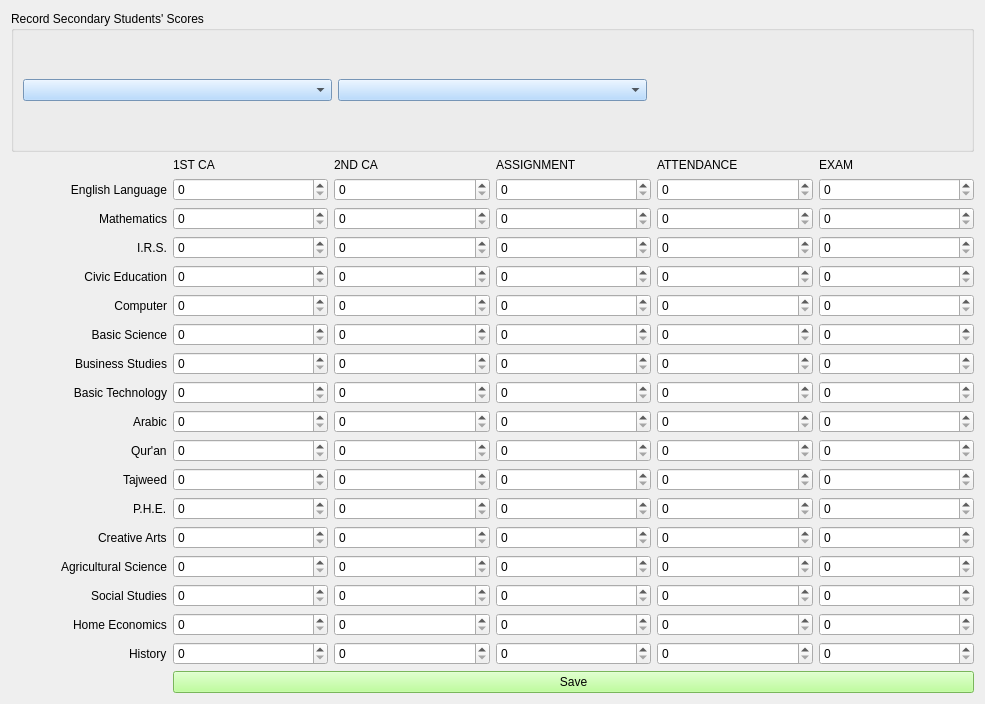
<?xml version="1.0" encoding="UTF-8"?>
<ui version="4.0">
 <class>SecScoreRecForm</class>
 <widget class="QWidget" name="SecScoreRecForm">
  <property name="geometry">
   <rect>
    <x>0</x>
    <y>0</y>
    <width>985</width>
    <height>704</height>
   </rect>
  </property>
  <property name="windowTitle">
   <string>Junior Secondary Scores (First Term)</string>
  </property>
  <property name="windowIcon">
   <iconset>
    <normaloff>score_icon.png</normaloff>score_icon.png</iconset>
  </property>
  <property name="styleSheet">
   <string notr="true">font: 12pt &quot;MS Shell Dlg 2&quot;;

QPushButton{
background-color: rgb(170, 255, 127);
}
</string>
  </property>
  <layout class="QHBoxLayout" name="horizontalLayout_2">
   <item>
    <layout class="QVBoxLayout" name="verticalLayout_3">
     <item>
      <widget class="QGroupBox" name="groupBox">
       <property name="styleSheet">
        <string notr="true">QComboBox{
background-color: rgb(165, 209, 255);
}</string>
       </property>
       <property name="title">
        <string>Record Secondary Students' Scores</string>
       </property>
       <layout class="QHBoxLayout" name="horizontalLayout">
        <item>
         <widget class="QComboBox" name="class_comboBox"/>
        </item>
        <item>
         <widget class="QComboBox" name="stud_adm_no_comboBox"/>
        </item>
        <item>
         <widget class="QLabel" name="name_label">
          <property name="styleSheet">
           <string notr="true">QComboBox{
background-color: rgb(166, 180, 255);
}</string>
          </property>
          <property name="text">
           <string/>
          </property>
         </widget>
        </item>
       </layout>
      </widget>
     </item>
     <item>
      <layout class="QVBoxLayout" name="verticalLayout_2">
       <item>
        <layout class="QVBoxLayout" name="verticalLayout">
         <item>
          <layout class="QGridLayout" name="gridLayout">
           <item row="0" column="6">
            <widget class="QLabel" name="label_4">
             <property name="text">
              <string>EXAM</string>
             </property>
            </widget>
           </item>
           <item row="6" column="4">
            <widget class="QDoubleSpinBox" name="civic_ass_spin">
             <property name="decimals">
              <number>0</number>
             </property>
            </widget>
           </item>
           <item row="20" column="0" alignment="Qt::AlignRight">
            <widget class="QLabel" name="label_15">
             <property name="text">
              <string>Social Studies</string>
             </property>
            </widget>
           </item>
           <item row="9" column="0">
            <widget class="QLabel" name="label_19">
             <property name="text">
              <string>Basic Science</string>
             </property>
             <property name="alignment">
              <set>Qt::AlignRight|Qt::AlignTrailing|Qt::AlignVCenter</set>
             </property>
            </widget>
           </item>
           <item row="9" column="5">
            <widget class="QDoubleSpinBox" name="basic_att_spin">
             <property name="decimals">
              <number>0</number>
             </property>
            </widget>
           </item>
           <item row="5" column="5">
            <widget class="QDoubleSpinBox" name="irs_att_spin">
             <property name="decimals">
              <number>0</number>
             </property>
            </widget>
           </item>
           <item row="9" column="4">
            <widget class="QDoubleSpinBox" name="basic_ass_spin">
             <property name="decimals">
              <number>0</number>
             </property>
            </widget>
           </item>
           <item row="10" column="4">
            <widget class="QSpinBox" name="business_ass_spin"/>
           </item>
           <item row="14" column="6">
            <widget class="QSpinBox" name="arabic_exam_spin"/>
           </item>
           <item row="17" column="4">
            <widget class="QSpinBox" name="phe_ass_spin"/>
           </item>
           <item row="1" column="6">
            <widget class="QDoubleSpinBox" name="eng_exam_spin">
             <property name="decimals">
              <number>0</number>
             </property>
            </widget>
           </item>
           <item row="16" column="5">
            <widget class="QSpinBox" name="tajweed_att_spin"/>
           </item>
           <item row="15" column="5">
            <widget class="QSpinBox" name="qur_att_spin"/>
           </item>
           <item row="16" column="3">
            <widget class="QSpinBox" name="tajweed_c2_spin"/>
           </item>
           <item row="17" column="6">
            <widget class="QSpinBox" name="phe_exam_spin"/>
           </item>
           <item row="18" column="2">
            <widget class="QSpinBox" name="creative_c1_spin"/>
           </item>
           <item row="7" column="5">
            <widget class="QDoubleSpinBox" name="computer_att_spin">
             <property name="decimals">
              <number>0</number>
             </property>
            </widget>
           </item>
           <item row="10" column="6">
            <widget class="QSpinBox" name="business_exam_spin"/>
           </item>
           <item row="20" column="4">
            <widget class="QSpinBox" name="social_ass_spin"/>
           </item>
           <item row="16" column="0" alignment="Qt::AlignRight">
            <widget class="QLabel" name="label_11">
             <property name="text">
              <string>Tajweed</string>
             </property>
            </widget>
           </item>
           <item row="0" column="5">
            <widget class="QLabel" name="label_9">
             <property name="text">
              <string>ATTENDANCE</string>
             </property>
            </widget>
           </item>
           <item row="3" column="5">
            <widget class="QDoubleSpinBox" name="math_att_spin">
             <property name="decimals">
              <number>0</number>
             </property>
            </widget>
           </item>
           <item row="17" column="2">
            <widget class="QSpinBox" name="phe_c1_spin"/>
           </item>
           <item row="9" column="6">
            <widget class="QDoubleSpinBox" name="basic_exam_spin">
             <property name="decimals">
              <number>0</number>
             </property>
            </widget>
           </item>
           <item row="21" column="2">
            <widget class="QSpinBox" name="home_c1_spin"/>
           </item>
           <item row="0" column="4">
            <widget class="QLabel" name="label_7">
             <property name="text">
              <string>ASSIGNMENT</string>
             </property>
            </widget>
           </item>
           <item row="5" column="0">
            <widget class="QLabel" name="label_3">
             <property name="text">
              <string>I.R.S.</string>
             </property>
             <property name="alignment">
              <set>Qt::AlignRight|Qt::AlignTrailing|Qt::AlignVCenter</set>
             </property>
            </widget>
           </item>
           <item row="10" column="3">
            <widget class="QDoubleSpinBox" name="business_c2_spin">
             <property name="decimals">
              <number>0</number>
             </property>
            </widget>
           </item>
           <item row="13" column="4">
            <widget class="QSpinBox" name="tech_ass_spin"/>
           </item>
           <item row="9" column="3">
            <widget class="QDoubleSpinBox" name="basic_c2_spin">
             <property name="decimals">
              <number>0</number>
             </property>
            </widget>
           </item>
           <item row="13" column="6">
            <widget class="QSpinBox" name="tech_exam_spin"/>
           </item>
           <item row="14" column="4">
            <widget class="QSpinBox" name="arabic_ass_spin"/>
           </item>
           <item row="10" column="0">
            <widget class="QLabel" name="label_16">
             <property name="text">
              <string>Business Studies</string>
             </property>
             <property name="alignment">
              <set>Qt::AlignRight|Qt::AlignTrailing|Qt::AlignVCenter</set>
             </property>
            </widget>
           </item>
           <item row="10" column="2">
            <widget class="QDoubleSpinBox" name="business_c1_spin">
             <property name="decimals">
              <number>0</number>
             </property>
            </widget>
           </item>
           <item row="13" column="0">
            <widget class="QLabel" name="label_28">
             <property name="text">
              <string>Basic Technology</string>
             </property>
             <property name="alignment">
              <set>Qt::AlignRight|Qt::AlignTrailing|Qt::AlignVCenter</set>
             </property>
            </widget>
           </item>
           <item row="6" column="0">
            <widget class="QLabel" name="label_21">
             <property name="text">
              <string>Civic Education</string>
             </property>
             <property name="alignment">
              <set>Qt::AlignRight|Qt::AlignTrailing|Qt::AlignVCenter</set>
             </property>
            </widget>
           </item>
           <item row="18" column="6">
            <widget class="QSpinBox" name="creative_exam_spin"/>
           </item>
           <item row="15" column="2">
            <widget class="QSpinBox" name="qur_c1_spin"/>
           </item>
           <item row="14" column="3">
            <widget class="QSpinBox" name="arabic_c2_spin"/>
           </item>
           <item row="19" column="6">
            <widget class="QSpinBox" name="agric_exam_spin"/>
           </item>
           <item row="21" column="0" alignment="Qt::AlignRight">
            <widget class="QLabel" name="label_17">
             <property name="text">
              <string>Home Economics</string>
             </property>
            </widget>
           </item>
           <item row="19" column="3">
            <widget class="QSpinBox" name="agric_c2_spin"/>
           </item>
           <item row="0" column="3">
            <widget class="QLabel" name="label_5">
             <property name="styleSheet">
              <string notr="true"/>
             </property>
             <property name="text">
              <string>2ND CA</string>
             </property>
            </widget>
           </item>
           <item row="20" column="3">
            <widget class="QSpinBox" name="social_c2_spin"/>
           </item>
           <item row="18" column="4">
            <widget class="QSpinBox" name="creative_ass_spin"/>
           </item>
           <item row="16" column="4">
            <widget class="QSpinBox" name="tajweed_ass_spin"/>
           </item>
           <item row="5" column="3">
            <widget class="QDoubleSpinBox" name="irs_c2_spin">
             <property name="decimals">
              <number>0</number>
             </property>
            </widget>
           </item>
           <item row="16" column="6">
            <widget class="QSpinBox" name="tajweed_exam_spin"/>
           </item>
           <item row="19" column="2">
            <widget class="QSpinBox" name="agric_c1_spin"/>
           </item>
           <item row="5" column="4">
            <widget class="QDoubleSpinBox" name="irs_ass_spin">
             <property name="decimals">
              <number>0</number>
             </property>
            </widget>
           </item>
           <item row="19" column="4">
            <widget class="QSpinBox" name="agric_ass_spin"/>
           </item>
           <item row="3" column="3">
            <widget class="QDoubleSpinBox" name="math_c2_spin">
             <property name="decimals">
              <number>0</number>
             </property>
            </widget>
           </item>
           <item row="20" column="6">
            <widget class="QSpinBox" name="social_exam_spin"/>
           </item>
           <item row="7" column="0">
            <widget class="QLabel" name="label_20">
             <property name="text">
              <string>Computer</string>
             </property>
             <property name="alignment">
              <set>Qt::AlignRight|Qt::AlignTrailing|Qt::AlignVCenter</set>
             </property>
            </widget>
           </item>
           <item row="5" column="6">
            <widget class="QDoubleSpinBox" name="irs_exam_spin">
             <property name="decimals">
              <number>0</number>
             </property>
            </widget>
           </item>
           <item row="1" column="5">
            <widget class="QDoubleSpinBox" name="eng_att_spin">
             <property name="decimals">
              <number>0</number>
             </property>
            </widget>
           </item>
           <item row="16" column="2">
            <widget class="QSpinBox" name="tajweed_c1_spin"/>
           </item>
           <item row="20" column="5">
            <widget class="QSpinBox" name="social_att_spin"/>
           </item>
           <item row="17" column="0" alignment="Qt::AlignRight">
            <widget class="QLabel" name="label_12">
             <property name="text">
              <string>P.H.E.</string>
             </property>
            </widget>
           </item>
           <item row="3" column="0">
            <widget class="QLabel" name="label_2">
             <property name="text">
              <string>Mathematics</string>
             </property>
             <property name="alignment">
              <set>Qt::AlignRight|Qt::AlignTrailing|Qt::AlignVCenter</set>
             </property>
            </widget>
           </item>
           <item row="17" column="5">
            <widget class="QSpinBox" name="phe_att_spin"/>
           </item>
           <item row="21" column="5">
            <widget class="QSpinBox" name="home_att_spin"/>
           </item>
           <item row="21" column="3">
            <widget class="QSpinBox" name="home_c2_spin"/>
           </item>
           <item row="17" column="3">
            <widget class="QSpinBox" name="phe_c2_spin"/>
           </item>
           <item row="19" column="5">
            <widget class="QSpinBox" name="agric_att_spin"/>
           </item>
           <item row="3" column="2">
            <widget class="QDoubleSpinBox" name="math_c1_spin">
             <property name="decimals">
              <number>0</number>
             </property>
            </widget>
           </item>
           <item row="6" column="6">
            <widget class="QDoubleSpinBox" name="civic_exam_spin">
             <property name="decimals">
              <number>0</number>
             </property>
            </widget>
           </item>
           <item row="13" column="3">
            <widget class="QSpinBox" name="tech_c2_spin"/>
           </item>
           <item row="21" column="6">
            <widget class="QSpinBox" name="home_exam_spin"/>
           </item>
           <item row="7" column="3">
            <widget class="QDoubleSpinBox" name="computer_c2_spin">
             <property name="decimals">
              <number>0</number>
             </property>
            </widget>
           </item>
           <item row="1" column="0">
            <widget class="QLabel" name="label">
             <property name="text">
              <string>English Language</string>
             </property>
             <property name="alignment">
              <set>Qt::AlignRight|Qt::AlignTrailing|Qt::AlignVCenter</set>
             </property>
            </widget>
           </item>
           <item row="13" column="5">
            <widget class="QSpinBox" name="tech_att_spin"/>
           </item>
           <item row="1" column="4">
            <widget class="QDoubleSpinBox" name="eng_ass_spin">
             <property name="decimals">
              <number>0</number>
             </property>
            </widget>
           </item>
           <item row="5" column="2">
            <widget class="QDoubleSpinBox" name="irs_c1_spin">
             <property name="decimals">
              <number>0</number>
             </property>
            </widget>
           </item>
           <item row="6" column="3">
            <widget class="QDoubleSpinBox" name="civic_c2_spin">
             <property name="decimals">
              <number>0</number>
             </property>
            </widget>
           </item>
           <item row="15" column="0" alignment="Qt::AlignRight">
            <widget class="QLabel" name="label_10">
             <property name="text">
              <string>Qur'an</string>
             </property>
            </widget>
           </item>
           <item row="18" column="0" alignment="Qt::AlignRight">
            <widget class="QLabel" name="label_13">
             <property name="text">
              <string>Creative Arts</string>
             </property>
            </widget>
           </item>
           <item row="3" column="6">
            <widget class="QDoubleSpinBox" name="math_exam_spin">
             <property name="decimals">
              <number>0</number>
             </property>
            </widget>
           </item>
           <item row="20" column="2">
            <widget class="QSpinBox" name="social_c1_spin"/>
           </item>
           <item row="6" column="2">
            <widget class="QDoubleSpinBox" name="civic_c1_spin">
             <property name="decimals">
              <number>0</number>
             </property>
            </widget>
           </item>
           <item row="9" column="2">
            <widget class="QDoubleSpinBox" name="basic_c1_spin">
             <property name="decimals">
              <number>0</number>
             </property>
            </widget>
           </item>
           <item row="14" column="2">
            <widget class="QSpinBox" name="arabic_c1_spin"/>
           </item>
           <item row="10" column="5">
            <widget class="QSpinBox" name="business_att_spin"/>
           </item>
           <item row="15" column="4">
            <widget class="QSpinBox" name="qur_ass_spin"/>
           </item>
           <item row="3" column="4">
            <widget class="QDoubleSpinBox" name="math_ass_spin">
             <property name="decimals">
              <number>0</number>
             </property>
            </widget>
           </item>
           <item row="14" column="5">
            <widget class="QSpinBox" name="arabic_att_spin"/>
           </item>
           <item row="0" column="2">
            <widget class="QLabel" name="label_6">
             <property name="text">
              <string>1ST CA</string>
             </property>
            </widget>
           </item>
           <item row="15" column="6">
            <widget class="QSpinBox" name="qur_exam_spin"/>
           </item>
           <item row="18" column="3">
            <widget class="QSpinBox" name="creative_c2_spin"/>
           </item>
           <item row="19" column="0" alignment="Qt::AlignRight">
            <widget class="QLabel" name="label_14">
             <property name="text">
              <string>Agricultural Science</string>
             </property>
            </widget>
           </item>
           <item row="7" column="4">
            <widget class="QDoubleSpinBox" name="computer_ass_spin">
             <property name="decimals">
              <number>0</number>
             </property>
            </widget>
           </item>
           <item row="18" column="5">
            <widget class="QSpinBox" name="creative_att_spin"/>
           </item>
           <item row="21" column="4">
            <widget class="QSpinBox" name="home_ass_spin"/>
           </item>
           <item row="1" column="3">
            <widget class="QDoubleSpinBox" name="eng_c2_spin">
             <property name="decimals">
              <number>0</number>
             </property>
            </widget>
           </item>
           <item row="14" column="0" alignment="Qt::AlignRight">
            <widget class="QLabel" name="label_8">
             <property name="text">
              <string>Arabic</string>
             </property>
            </widget>
           </item>
           <item row="6" column="5">
            <widget class="QDoubleSpinBox" name="civic_att_spin">
             <property name="decimals">
              <number>0</number>
             </property>
            </widget>
           </item>
           <item row="15" column="3">
            <widget class="QSpinBox" name="qur_c2_spin"/>
           </item>
           <item row="7" column="2">
            <widget class="QDoubleSpinBox" name="computer_c1_spin">
             <property name="decimals">
              <number>0</number>
             </property>
            </widget>
           </item>
           <item row="13" column="2">
            <widget class="QSpinBox" name="tech_c1_spin"/>
           </item>
           <item row="1" column="2">
            <widget class="QDoubleSpinBox" name="eng_c1_spin">
             <property name="decimals">
              <number>0</number>
             </property>
            </widget>
           </item>
           <item row="7" column="6">
            <widget class="QDoubleSpinBox" name="computer_exam_spin">
             <property name="decimals">
              <number>0</number>
             </property>
            </widget>
           </item>
           <item row="22" column="0" alignment="Qt::AlignRight">
            <widget class="QLabel" name="label_18">
             <property name="text">
              <string>History</string>
             </property>
            </widget>
           </item>
           <item row="22" column="6">
            <widget class="QSpinBox" name="history_exam_spin"/>
           </item>
           <item row="22" column="5">
            <widget class="QSpinBox" name="history_att_spin"/>
           </item>
           <item row="22" column="4">
            <widget class="QSpinBox" name="history_ass_spin"/>
           </item>
           <item row="22" column="3">
            <widget class="QSpinBox" name="history_c2_spin"/>
           </item>
           <item row="22" column="2">
            <widget class="QSpinBox" name="history_c1_spin"/>
           </item>
           <item row="23" column="2" colspan="5">
            <widget class="QPushButton" name="qur_score_btn">
             <property name="styleSheet">
              <string notr="true">background-color: rgb(170, 255, 127);</string>
             </property>
             <property name="text">
              <string>Save</string>
             </property>
            </widget>
           </item>
          </layout>
         </item>
        </layout>
       </item>
      </layout>
     </item>
    </layout>
   </item>
  </layout>
 </widget>
 <tabstops>
  <tabstop>class_comboBox</tabstop>
  <tabstop>stud_adm_no_comboBox</tabstop>
  <tabstop>eng_c1_spin</tabstop>
  <tabstop>eng_c2_spin</tabstop>
  <tabstop>eng_ass_spin</tabstop>
  <tabstop>eng_att_spin</tabstop>
  <tabstop>eng_exam_spin</tabstop>
  <tabstop>math_c1_spin</tabstop>
  <tabstop>math_c2_spin</tabstop>
  <tabstop>math_ass_spin</tabstop>
  <tabstop>math_att_spin</tabstop>
  <tabstop>math_exam_spin</tabstop>
  <tabstop>irs_c1_spin</tabstop>
  <tabstop>irs_c2_spin</tabstop>
  <tabstop>irs_ass_spin</tabstop>
  <tabstop>irs_att_spin</tabstop>
  <tabstop>irs_exam_spin</tabstop>
  <tabstop>civic_c1_spin</tabstop>
  <tabstop>civic_c2_spin</tabstop>
  <tabstop>civic_ass_spin</tabstop>
  <tabstop>civic_att_spin</tabstop>
  <tabstop>civic_exam_spin</tabstop>
  <tabstop>computer_c1_spin</tabstop>
  <tabstop>computer_c2_spin</tabstop>
  <tabstop>computer_ass_spin</tabstop>
  <tabstop>computer_att_spin</tabstop>
  <tabstop>computer_exam_spin</tabstop>
  <tabstop>basic_c1_spin</tabstop>
  <tabstop>basic_c2_spin</tabstop>
  <tabstop>basic_ass_spin</tabstop>
  <tabstop>basic_att_spin</tabstop>
  <tabstop>basic_exam_spin</tabstop>
  <tabstop>business_c1_spin</tabstop>
  <tabstop>business_c2_spin</tabstop>
  <tabstop>business_ass_spin</tabstop>
  <tabstop>business_att_spin</tabstop>
  <tabstop>business_exam_spin</tabstop>
  <tabstop>tech_c1_spin</tabstop>
  <tabstop>tech_c2_spin</tabstop>
  <tabstop>tech_ass_spin</tabstop>
  <tabstop>tech_att_spin</tabstop>
  <tabstop>tech_exam_spin</tabstop>
  <tabstop>arabic_c1_spin</tabstop>
  <tabstop>arabic_c2_spin</tabstop>
  <tabstop>arabic_ass_spin</tabstop>
  <tabstop>arabic_att_spin</tabstop>
  <tabstop>arabic_exam_spin</tabstop>
  <tabstop>qur_c1_spin</tabstop>
  <tabstop>qur_c2_spin</tabstop>
  <tabstop>qur_ass_spin</tabstop>
  <tabstop>qur_att_spin</tabstop>
  <tabstop>qur_exam_spin</tabstop>
  <tabstop>tajweed_c1_spin</tabstop>
  <tabstop>tajweed_c2_spin</tabstop>
  <tabstop>tajweed_ass_spin</tabstop>
  <tabstop>tajweed_att_spin</tabstop>
  <tabstop>tajweed_exam_spin</tabstop>
  <tabstop>phe_c1_spin</tabstop>
  <tabstop>phe_c2_spin</tabstop>
  <tabstop>phe_ass_spin</tabstop>
  <tabstop>phe_att_spin</tabstop>
  <tabstop>phe_exam_spin</tabstop>
  <tabstop>creative_c1_spin</tabstop>
  <tabstop>creative_c2_spin</tabstop>
  <tabstop>creative_ass_spin</tabstop>
  <tabstop>creative_att_spin</tabstop>
  <tabstop>creative_exam_spin</tabstop>
  <tabstop>agric_c1_spin</tabstop>
  <tabstop>agric_c2_spin</tabstop>
  <tabstop>agric_ass_spin</tabstop>
  <tabstop>agric_att_spin</tabstop>
  <tabstop>agric_exam_spin</tabstop>
  <tabstop>social_c1_spin</tabstop>
  <tabstop>social_c2_spin</tabstop>
  <tabstop>social_ass_spin</tabstop>
  <tabstop>social_att_spin</tabstop>
  <tabstop>social_exam_spin</tabstop>
  <tabstop>home_c1_spin</tabstop>
  <tabstop>home_c2_spin</tabstop>
  <tabstop>home_ass_spin</tabstop>
  <tabstop>home_att_spin</tabstop>
  <tabstop>home_exam_spin</tabstop>
  <tabstop>history_c1_spin</tabstop>
  <tabstop>history_c2_spin</tabstop>
  <tabstop>history_ass_spin</tabstop>
  <tabstop>history_att_spin</tabstop>
  <tabstop>history_exam_spin</tabstop>
  <tabstop>qur_score_btn</tabstop>
 </tabstops>
 <resources/>
 <connections/>
</ui>
